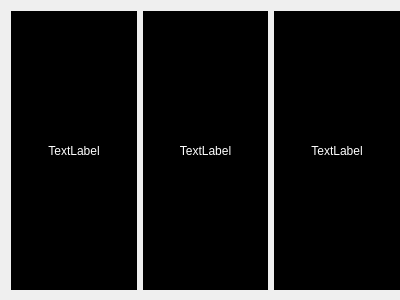
<?xml version="1.0" encoding="UTF-8"?>
<ui version="4.0">
 <class>ButtonMonitor</class>
 <widget class="QWidget" name="ButtonMonitor">
  <property name="geometry">
   <rect>
    <x>0</x>
    <y>0</y>
    <width>400</width>
    <height>300</height>
   </rect>
  </property>
  <property name="windowTitle">
   <string>ButtonMonitor</string>
  </property>
  <widget class="QWidget" name="layoutWidget">
   <property name="geometry">
    <rect>
     <x>0</x>
     <y>0</y>
     <width>411</width>
     <height>301</height>
    </rect>
   </property>
   <layout class="QHBoxLayout" name="horizontalLayout">
    <item>
     <widget class="QLabel" name="btn1">
      <property name="styleSheet">
       <string notr="true">color: rgb(255, 255, 255);
background-color: rgb(0, 0, 0);</string>
      </property>
      <property name="text">
       <string>TextLabel</string>
      </property>
      <property name="alignment">
       <set>Qt::AlignCenter</set>
      </property>
     </widget>
    </item>
    <item>
     <widget class="QLabel" name="btn2">
      <property name="styleSheet">
       <string notr="true">color: rgb(255, 255, 255);
background-color: rgb(0, 0, 0);</string>
      </property>
      <property name="text">
       <string>TextLabel</string>
      </property>
      <property name="alignment">
       <set>Qt::AlignCenter</set>
      </property>
     </widget>
    </item>
    <item>
     <widget class="QLabel" name="btn3">
      <property name="styleSheet">
       <string notr="true">color: rgb(255, 255, 255);
background-color: rgb(0, 0, 0);</string>
      </property>
      <property name="text">
       <string>TextLabel</string>
      </property>
      <property name="alignment">
       <set>Qt::AlignCenter</set>
      </property>
     </widget>
    </item>
   </layout>
  </widget>
 </widget>
 <layoutdefault spacing="6" margin="11"/>
 <resources/>
 <connections/>
</ui>
